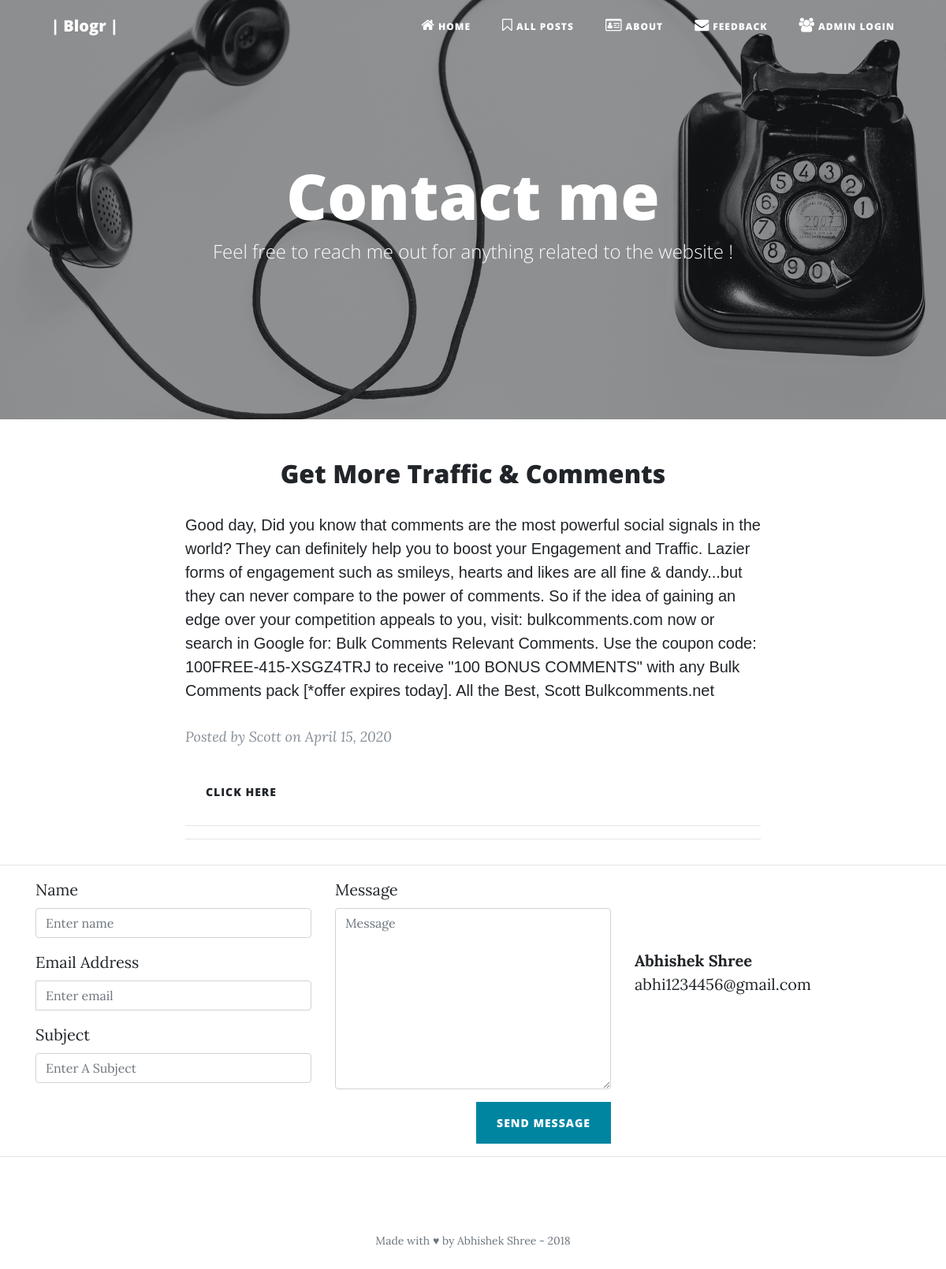
Screenshot of /feedback with the database file from the repository.
### app.py (models this page shows)
class Comment(db.Model):
	id = db.Column(db.Integer, primary_key=True)
	name = db.Column(db.String(50))
	email = db.Column(db.String(200))
	subject = db.Column(db.String(200))
	message = db.Column(db.Text)
	date = db.Column(db.DateTime)

### app.py (the view)
@app.route('/feedback')
def feed():
	feedbacks = Comment.query.all()
	return render_template('feedback.html', feedbacks=feedbacks)

### templates/feedback.html (shortened to what this page needs)
{% include 'basic/Head.html' %}
    {% include 'basic/CSS.html' %}
  </head>
  <body>
    {% include 'basic/Nav.html' %}
    <header class="masthead" style="background-image: url('{{ url_for('static', filename='contact-bg.jpg') }}')">
      <div class="overlay"></div>
      <div class="container">
        <div class="row">
          <div class="col-lg-8 col-md-10 mx-auto">
            <div class="page-heading">
              <h1>Contact me</h1>
              <span class="subheading">Feel free to reach me out for anything related to the website !</span>
            </div>
          </div>
        </div>
      </div>
    </header>
     <div class="container">
      <div class="row">
        <div class="col-lg-8 col-md-10 mx-auto">
          {% for feedback in feedbacks %}
          <div class="post-preview">
              <h2 class="post-title text-center">
                {{ feedback.subject }}
              </h2>
              <p style="font-family: sans-serif;"> {{ feedback.message }} </p>
            <p class="post-meta">Posted by {{ feedback.name }}
              on {{ feedback.date.strftime('%B %d, %Y') }}</p>
            <a href="javascript:void(0);" class="btn" title="Email for {{ feedback.name }}" data-toggle="popover" data-trigger="hover" data-content="{{ feedback.email }}" >Click here</a>
          </div>
          <hr>
          {% endfor %}
          <hr>
        </div>
      </div>
    </div>
    <hr>
  <div class="container">
      <div class="row">
          <div class="col-md-8">
              <div class="well well-sm">
                  <form method="POST" action="{{ url_for('addFeed') }}">
                  <div class="row">
                      <div class="col-md-6">
                          <div class="form-group">
                              <label for="name">
                                  Name</label>
                              <input type="text" class="form-control" name="name" id="name" placeholder="Enter name" required="required" />
                          </div>
                          <div class="form-group">
                              <label for="email">
                                  Email Address</label>
                              <div class="input-group">
                                  <input type="email" name = "email" class="form-control" id="email" placeholder="Enter email" required="required" /></div>
                          </div>
                          <div class="form-group">
                              <label for="subject">
                                  Subject</label>
                              <input type="text" class="form-control" name="subject" id="subject" placeholder="Enter A Subject" required="required" />
                          </div>
                      </div>
                      <div class="col-md-6">
                          <div class="form-group">
                              <label for="name">
                                  Message</label>
                              <textarea name="message" id="message" class="form-control" rows="9" cols="25" required="required"
                                  placeholder="Message"></textarea>
                          </div>
                      </div>
                      <div class="col-md-12">
                          <button type="submit" class="btn btn-primary pull-right" id="btnContactUs">
                              Send Message</button>
                      </div>
                  </div>
                  </form>
              </div>
          </div>
          <div class="col-md-4">
              <form>
                <br><br><br>
              <address>
                  <strong>Abhishek Shree</strong><br>
                  <a href="mailto:abhi1234456@gmail.com">abhi1234456@gmail.com</a>
              </address>
              </form>
          </div>
      </div>
  </div>
    <hr>
{% include 'basic/Footer.html' %}

### rows the page displays
Comment: subject "Get More Traffic & Comments", message "Good day, Did you know that comments are the most powerful social signals in the world? They can definitely help you to boost your Engagement and Traffic. Lazier forms of engagement such as smileys, hearts and likes are all fine & dandy...but they can never compare to the power of comments. So if the idea of gaining an edge over your competition appeals to you, visit: bulkcomments.com now or search in Google for: Bulk Comments Relevant Comments. Use the coupon code: 100FREE-415-XSGZ4TRJ to receive \"100 BONUS COMMENTS\" with any Bulk Comments pack [*offer expires today]. All the Best, Scott Bulkcomments.net", name "Scott", date "April 15, 2020"
